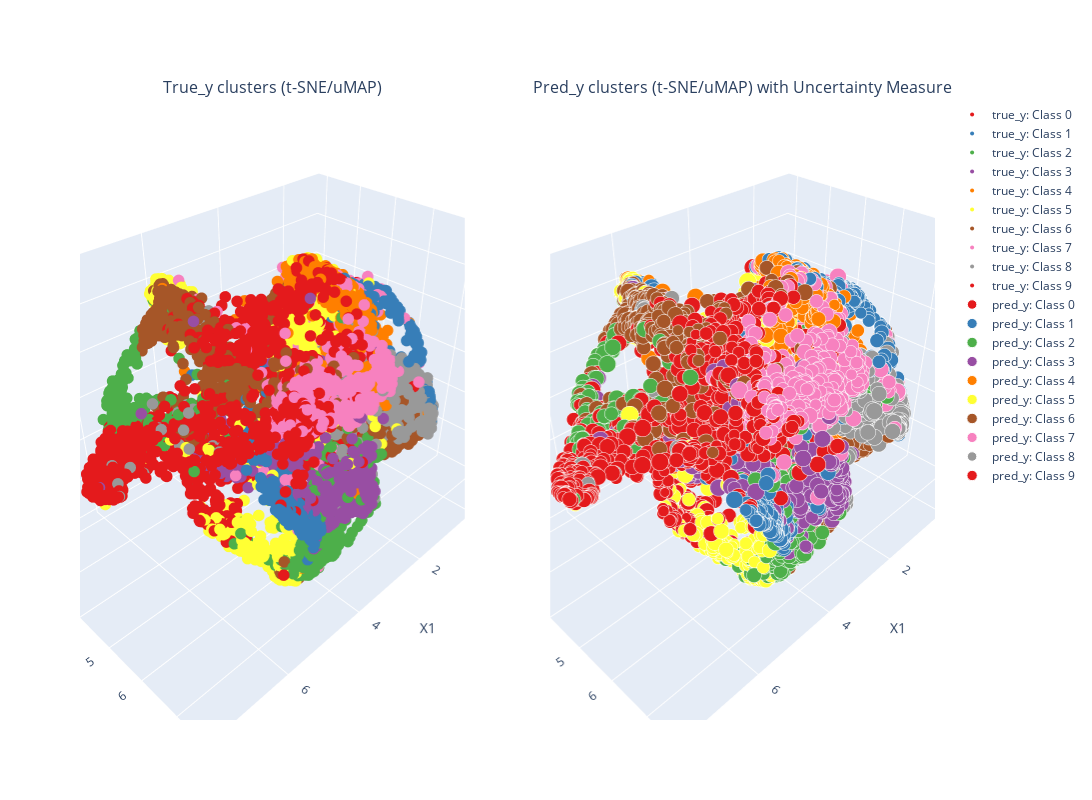

Here is the notebook cell this chart was saved with:
### Code cell
# BNN-MCMC-NUTS with no PCA on non-Linear-10D dataset
# even though it faithfully model the true posterior
# the computational cost is just unbearable
# after warm, if we are lucky and MCMC track stays in high density region of latent space, model is quickly fit

task_type = "classification"  # "regression" or "classification"
hid_dims = [30, 20]
prior_scale = 5.0
num_train = 20  # samples/steps
num_test = 100  # samples

print('Getting Dataset...', end=' ')
# train_X, train_y, test_X, test_y = get_MNIST_dataset()
# train_X, train_y, test_X, test_y = get_digits_dataset()
train_X, train_y, test_X, test_y = get_NonLinear_dataset(
    n_samples=50000,
    n_features=10,
    n_classes=10,
    n_clusters_per_class=3,
    n_informative=5,
    class_sep=2.0,
    nonlinear_strength=0.6,
    )
print(f'{train_X.shape[1]}D')
# train_X, test_X = apply_PCA(train_X, test_X)
bnn = BNN(in_dim=train_X.shape[1], out_dim=len(torch.unique(train_y)), hid_dims=hid_dims, hid_layers=len(hid_dims), prior_scale=prior_scale, task_type=task_type)
bnn.fit_MCMC(train_X, train_y, num_samples=num_train)
# bnn.fit_VI(train_X, train_y, num_steps=num_train, lr=1e-3)
print('Training Done.')
pred_y, pred_uncertainty = bnn.predict(test_X, num_samples=min(num_train, num_test))
print('Prediction Done.')
get_stats(task_type, pred_y, pred_uncertainty, test_y)
plot_3d_classification(test_X, test_y, pred_y, pred_uncertainty)

### Figure 1 — Plotly figure (JSON) as saved in the notebook; plotly's stock layout.template omitted (floating-point values rounded to 4 significant figures; data arrays with more than 128 entries replaced by an {"elided": "..."} marker saying what was removed)
{"data": [{"marker": {"color": "rgb(228,26,28)", "opacity": 1, "size": 4}, "mode": "markers", "name": "true_y: Class 0", "scene": "scene", "type": "scatter3d", "x": {"elided": "1000 float values"}, "y": {"elided": "1000 float values"}, "z": {"elided": "1000 float values"}}, {"marker": {"color": "rgb(55,126,184)", "opacity": 1, "size": 4}, "mode": "markers", "name": "true_y: Class 1", "scene": "scene", "type": "scatter3d", "x": {"elided": "1001 float values"}, "y": {"elided": "1001 float values"}, "z": {"elided": "1001 float values"}}, {"marker": {"color": "rgb(77,175,74)", "opacity": 1, "size": 4}, "mode": "markers", "name": "true_y: Class 2", "scene": "scene", "type": "scatter3d", "x": {"elided": "999 float values"}, "y": {"elided": "999 float values"}, "z": {"elided": "999 float values"}}, {"marker": {"color": "rgb(152,78,163)", "opacity": 1, "size": 4}, "mode": "markers", "name": "true_y: Class 3", "scene": "scene", "type": "scatter3d", "x": {"elided": "1002 float values"}, "y": {"elided": "1002 float values"}, "z": {"elided": "1002 float values"}}, {"marker": {"color": "rgb(255,127,0)", "opacity": 1, "size": 4}, "mode": "markers", "name": "true_y: Class 4", "scene": "scene", "type": "scatter3d", "x": {"elided": "1002 float values"}, "y": {"elided": "1002 float values"}, "z": {"elided": "1002 float values"}}, {"marker": {"color": "rgb(255,255,51)", "opacity": 1, "size": 4}, "mode": "markers", "name": "true_y: Class 5", "scene": "scene", "type": "scatter3d", "x": {"elided": "1000 float values"}, "y": {"elided": "1000 float values"}, "z": {"elided": "1000 float values"}}, {"marker": {"color": "rgb(166,86,40)", "opacity": 1, "size": 4}, "mode": "markers", "name": "true_y: Class 6", "scene": "scene", "type": "scatter3d", "x": {"elided": "999 float values"}, "y": {"elided": "999 float values"}, "z": {"elided": "999 float values"}}, {"marker": {"color": "rgb(247,129,191)", "opacity": 1, "size": 4}, "mode": "markers", "name": "true_y: Class 7", "scene": "scene", "type": "scatter3d", "x": {"elided": "1001 float values"}, "y": {"elided": "1001 float values"}, "z": {"elided": "1001 float values"}}, {"marker": {"color": "rgb(153,153,153)", "opacity": 1, "size": 4}, "mode": "markers", "name": "true_y: Class 8", "scene": "scene", "type": "scatter3d", "x": {"elided": "995 float values"}, "y": {"elided": "995 float values"}, "z": {"elided": "995 float values"}}, {"marker": {"color": "rgb(228,26,28)", "opacity": 1, "size": 4}, "mode": "markers", "name": "true_y: Class 9", "scene": "scene", "type": "scatter3d", "x": {"elided": "1001 float values"}, "y": {"elided": "1001 float values"}, "z": {"elided": "1001 float values"}}, {"marker": {"color": "rgb(228,26,28)", "opacity": 1, "size": {"elided": "1237 float values"}}, "mode": "markers", "name": "pred_y: Class 0", "scene": "scene2", "type": "scatter3d", "x": {"elided": "1237 float values"}, "y": {"elided": "1237 float values"}, "z": {"elided": "1237 float values"}}, {"marker": {"color": "rgb(55,126,184)", "opacity": 1, "size": {"elided": "1057 float values"}}, "mode": "markers", "name": "pred_y: Class 1", "scene": "scene2", "type": "scatter3d", "x": {"elided": "1057 float values"}, "y": {"elided": "1057 float values"}, "z": {"elided": "1057 float values"}}, {"marker": {"color": "rgb(77,175,74)", "opacity": 1, "size": {"elided": "808 float values"}}, "mode": "markers", "name": "pred_y: Class 2", "scene": "scene2", "type": "scatter3d", "x": {"elided": "808 float values"}, "y": {"elided": "808 float values"}, "z": {"elided": "808 float values"}}, {"marker": {"color": "rgb(152,78,163)", "opacity": 1, "size": {"elided": "1002 float values"}}, "mode": "markers", "name": "pred_y: Class 3", "scene": "scene2", "type": "scatter3d", "x": {"elided": "1002 float values"}, "y": {"elided": "1002 float values"}, "z": {"elided": "1002 float values"}}, {"marker": {"color": "rgb(255,127,0)", "opacity": 1, "size": {"elided": "1042 float values"}}, "mode": "markers", "name": "pred_y: Class 4", "scene": "scene2", "type": "scatter3d", "x": {"elided": "1042 float values"}, "y": {"elided": "1042 float values"}, "z": {"elided": "1042 float values"}}, {"marker": {"color": "rgb(255,255,51)", "opacity": 1, "size": {"elided": "935 float values"}}, "mode": "markers", "name": "pred_y: Class 5", "scene": "scene2", "type": "scatter3d", "x": {"elided": "935 float values"}, "y": {"elided": "935 float values"}, "z": {"elided": "935 float values"}}, {"marker": {"color": "rgb(166,86,40)", "opacity": 1, "size": {"elided": "969 float values"}}, "mode": "markers", "name": "pred_y: Class 6", "scene": "scene2", "type": "scatter3d", "x": {"elided": "969 float values"}, "y": {"elided": "969 float values"}, "z": {"elided": "969 float values"}}, {"marker": {"color": "rgb(247,129,191)", "opacity": 1, "size": {"elided": "921 float values"}}, "mode": "markers", "name": "pred_y: Class 7", "scene": "scene2", "type": "scatter3d", "x": {"elided": "921 float values"}, "y": {"elided": "921 float values"}, "z": {"elided": "921 float values"}}, {"marker": {"color": "rgb(153,153,153)", "opacity": 1, "size": {"elided": "1149 float values"}}, "mode": "markers", "name": "pred_y: Class 8", "scene": "scene2", "type": "scatter3d", "x": {"elided": "1149 float values"}, "y": {"elided": "1149 float values"}, "z": {"elided": "1149 float values"}}, {"marker": {"color": "rgb(228,26,28)", "opacity": 1, "size": {"elided": "880 float values"}}, "mode": "markers", "name": "pred_y: Class 9", "scene": "scene2", "type": "scatter3d", "x": {"elided": "880 float values"}, "y": {"elided": "880 float values"}, "z": {"elided": "880 float values"}}], "layout": {"annotations": [{"font": {"size": 16}, "showarrow": false, "text": "True_y clusters (t-SNE/uMAP)", "x": 0.225, "xanchor": "center", "xref": "paper", "y": 1, "yanchor": "bottom", "yref": "paper"}, {"font": {"size": 16}, "showarrow": false, "text": "Pred_y clusters (t-SNE/uMAP) with Uncertainty Measure", "x": 0.775, "xanchor": "center", "xref": "paper", "y": 1, "yanchor": "bottom", "yref": "paper"}], "height": 800, "scene": {"domain": {"x": [0, 0.45], "y": [0, 1]}, "xaxis": {"title": {"text": "X1"}}, "yaxis": {"title": {"text": "X2"}}, "zaxis": {"title": {"text": "X3"}}}, "scene2": {"domain": {"x": [0.55, 1], "y": [0, 1]}, "xaxis": {"title": {"text": "X1"}}, "yaxis": {"title": {"text": "X2"}}, "zaxis": {"title": {"text": "X3"}}}, "width": 1600}}
